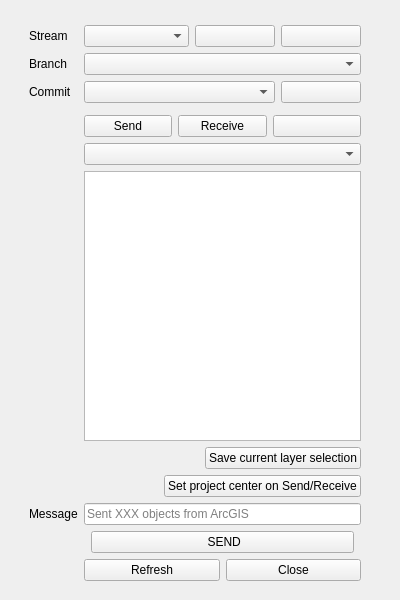
<?xml version="1.0" encoding="UTF-8"?>
<ui version="4.0">
 <class>SpeckleGISDialog</class>
 <widget class="QMainWindow" name="SpeckleGISDialog">
  <property name="geometry">
   <rect>
    <x>0</x>
    <y>0</y>
    <width>400</width>
    <height>600</height>
   </rect>
  </property>
  <widget class="QWidget" name="dockWidgetContents">
   <layout class="QGridLayout" name="gridLayout">
    <item row="0" column="0">
     <layout class="QVBoxLayout" name="verticalLayout">
      <item>
        <layout class="QGridLayout" name="gridLayoutTitleBar">
        </layout>
      </item>
      
      <item>
       <layout class="QFormLayout" name="formLayout">
        <property name="leftMargin">
         <number>20</number>
        </property>
        <property name="topMargin">
         <number>10</number>
        </property>
        <property name="rightMargin">
         <number>30</number>
        </property>
        <property name="bottomMargin">
         <number>10</number>
        </property>

        
        <item row="0" column="1">
          <layout class="QHBoxLayout" name="streamListButtons">
          </layout>
        </item>

        <item row="1" column="0">
         <widget class="QLabel" name="streamListLabel">
          <property name="text">
           <string>Stream</string>
          </property>
         </widget>
        </item>

        <item row="1" column="1">
          <layout class="QHBoxLayout" name="streamListButtons" stretch="20,1">
            <item>
              <widget class="QComboBox" name="streamList"/>
            </item>
            <item>
            <widget class="QPushButton" name="streams_add_button">
              <property name="text">
              <string> </string>
              </property>
            </widget>
            </item>
            <item>
              <widget class="QPushButton" name="streams_remove_button">
                <property name="text">
                <string> </string>
                </property>
                  <property name="geometry">
                    <rect>
                      <x>0</x>
                      <y>0</y>
                      <width>10</width>
                      <height>10</height>
                    </rect>
                  </property>
              </widget>
            </item>
          </layout>
        </item>



        <item row="2" column="0">
         <widget class="QLabel" name="streamBranchLabel">
          <property name="text">
           <string>Branch</string>
          </property>
         </widget>
        </item>
        <item row="2" column="1">
         <widget class="QComboBox" name="streamBranchDropdown"/>
        </item>
        <item row="3" column="0">
         <widget class="QLabel" name="commitLabel">
          <property name="text">
           <string>Commit</string>
          </property>
         </widget>
        </item>
        <item row="3" column="1">
          <layout class="QHBoxLayout" name="commitListButtons" stretch="20,1">
            <item>
              <widget class="QComboBox" name="commitDropdown"/>
            </item>
        
            <item>
              <widget class="QPushButton" name="commit_web_view">
                <property name="text">
                <string> </string>
                </property>
              </widget>
            </item>
          </layout>
        </item>

        <item row="4" column="1">
          <layout class="QHBoxLayout" name="horizontalLayout">
         </layout>
        </item>

        
        <item row="5" column="1">
         <layout class="QHBoxLayout" name="horizontalLayout">
          <item>
           <widget class="QPushButton" name="sendModeButton">
            <property name="enabled">
             <bool>true</bool>
            </property>
            <property name="text">
             <string>Send</string>
            </property>
           </widget>
          </item>
          <item>
           <widget class="QPushButton" name="receiveModeButton">
            <property name="text">
             <string>Receive</string>
            </property>
           </widget>
          </item>
          
          <item>
            <widget class="QPushButton" name="reportBtn">
              <property name="enabled">
                <bool>true</bool>
              </property>
            </widget>
          </item>

         </layout>
        </item>

        <item row="6" column="1">
         <widget class="QComboBox" name="layerSendModeDropdown"/>
        </item>



        <item row="7" column="1">
         <widget class="QListWidget" name="layersWidget">
          <property name="selectionMode">
           <enum>QAbstractItemView::NoSelection</enum>
          </property>
          <property name="sizePolicy">
           <sizepolicy hsizetype="Expanding" vsizetype="MinimumExpanding">
            <horstretch>0</horstretch>
            <verstretch>0</verstretch>
           </sizepolicy>
          </property>
          <property name="sizeAdjustPolicy">
           <enum>QAbstractScrollArea::AdjustToContents</enum>
          </property>
          <property name="resizeMode">
           <enum>QListView::Fixed</enum>
          </property>
          <property name="viewMode">
           <enum>QListView::ListMode</enum>
          </property>
         </widget>
        </item>


        <item row="8" column="1">
          <layout class="QHBoxLayout" name="horizontalLayout"  stretch="1,1">
            <item>
            <spacer name="horizontalSpacer">
              <property name="orientation">
              <enum>Qt::Horizontal</enum>
              </property>
              <property name="sizeType">
              <enum>QSizePolicy::Expanding</enum>
              </property>
            </spacer>
            </item>

            <item>
              <widget class="QPushButton" name="saveLayerSelection">
                <property name="enabled">
                  <bool>true</bool>
                </property>
                <property name="text">
                  <string>Save current layer selection</string>
                </property>
              </widget>
            </item>
          </layout>
        </item>


        <item row="10" column="1">
          <layout class="QHBoxLayout" name="horizontalLayout"  stretch="1,1">
            <item>
            <spacer name="horizontalSpacer">
              <property name="orientation">
              <enum>Qt::Horizontal</enum>
              </property>
              <property name="sizeType">
              <enum>QSizePolicy::Expanding</enum>
              </property>
            </spacer>
            </item>

            <item>
              <widget class="QPushButton" name="crsSettings">
                <property name="enabled">
                  <bool>true</bool>
                </property>
                <property name="text">
                  <string>Set project center on Send/Receive</string>
                </property>
              </widget>
            </item>

          </layout>
        </item>

        <item row="11" column="0">
         <widget class="QLabel" name="messageLabel">
          <property name="text">
           <string>Message</string>
          </property>
         </widget>
        </item>
        <item row="11" column="1">
         <widget class="QLineEdit" name="messageInput">
          <property name="placeholderText">
           <string>Sent XXX objects from ArcGIS</string>
          </property>
         </widget>
        </item>

        

        <item row="12" column="1">
         <layout class="QHBoxLayout" name="horizontalLayout">
          <item>
          <spacer name="horizontalSpacer">
            <property name="orientation">
             <enum>Qt::Horizontal</enum>
            </property>
            <property name="sizeType">
             <enum>QSizePolicy::Expanding</enum>
            </property>
          </spacer>
          </item>

          <item>
           <widget class="QPushButton" name="runButton">
            <property name="text">
             <string> SEND</string>
            </property>
           </widget>
          </item>

          <item>
          <spacer name="horizontalSpacer">
            <property name="orientation">
             <enum>Qt::Horizontal</enum>
            </property>
            <property name="sizeType">
             <enum>QSizePolicy::Expanding</enum>
            </property>
          </spacer>
          </item>

         </layout>
        </item>
        
        <item row="13" column="1">
          <layout class="QHBoxLayout" name="horizontalLayout">
            
            <item>
              <widget class="QPushButton" name="reloadButton">
                <property name="enabled">
                <bool>true</bool>
                </property>
                <property name="text">
                <string>Refresh</string>
                </property>
              </widget>
            </item>
            <item>
              <widget class="QPushButton" name="closeButton">
                <property name="enabled">
                  <bool>true</bool>
                </property>
                <property name="text">
                  <string>Close</string>
                </property>
              </widget>
            </item>

          </layout>
        </item>

        

       </layout>
      </item>
     </layout>
    </item>
   </layout>
  </widget>
 </widget>
 <resources/>
 <connections/>
</ui>
